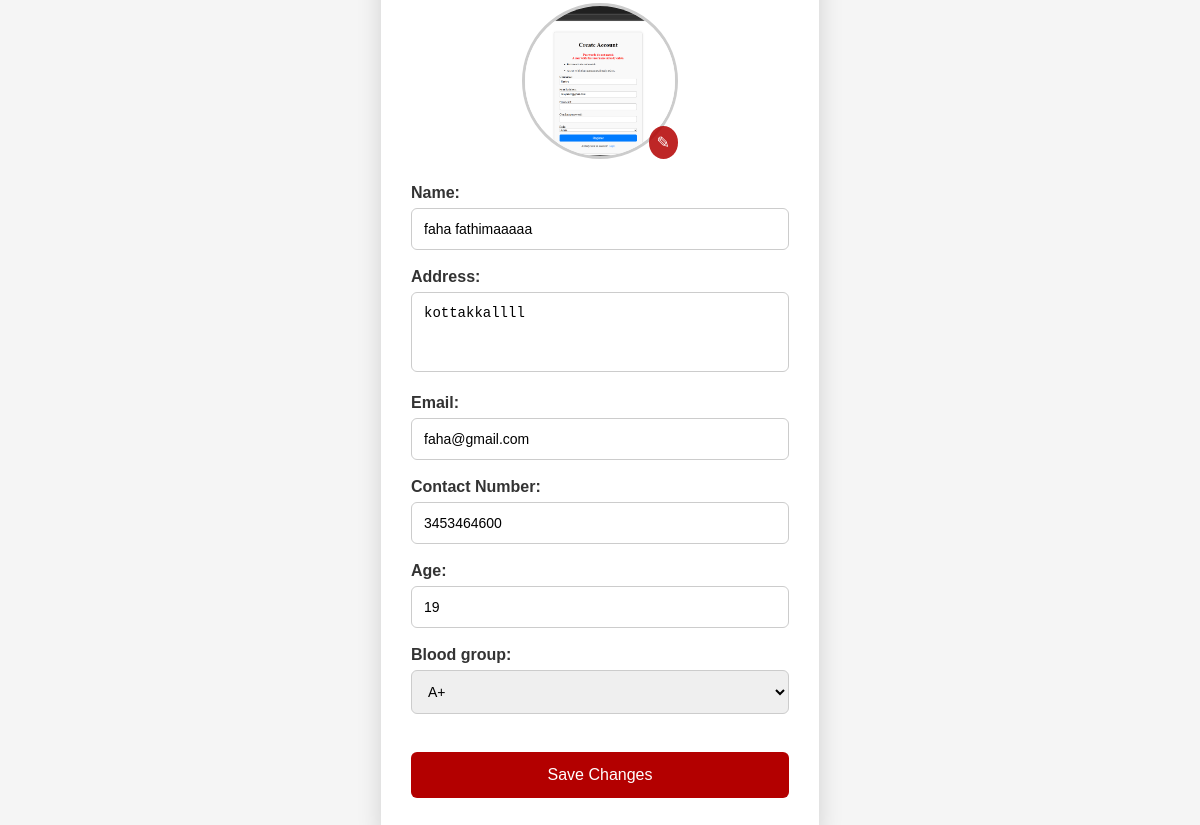
The page /donor/donor_details_edit/ (signed in) on the database as committed earlier.
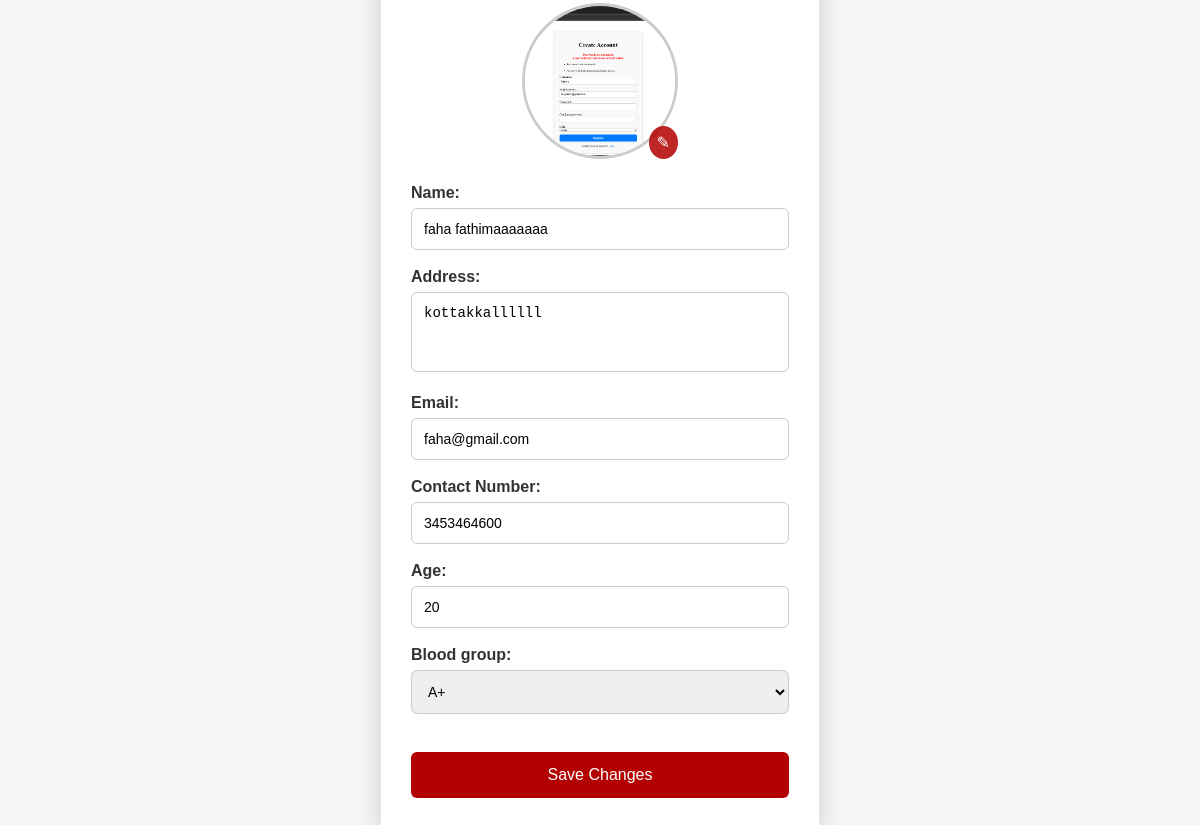
The same page on the database as committed later.
### blood_bank_app/models.py (models this page shows, shortened)
class DonorDetails(models.Model):
    user = models.OneToOneField(User, on_delete=models.CASCADE, null=True, blank=True)
    name = models.CharField(max_length=100)
    email = models.EmailField(unique=True, null=True, blank=True)
    phone_number = models.CharField(max_length=15, validators=[donor_recipient_phone_validator])
    address = models.TextField()
    age = models.PositiveIntegerField(null=True, blank=True)
    blood_group = models.CharField(max_length=5)
    photo = models.ImageField(upload_to='donor_photos/')
    is_eligible = models.BooleanField(default=False)

### blood_bank_app/views.py (the view)
# urls.py: path('donor/donor_details_edit/', views.donor_details_edit, name='donor_details_edit'),
@login_required
def donor_details_edit(request):
    donor = get_object_or_404(DonorDetails, user=request.user)
    if request.method == 'POST':
        form = DonorDetailsForm(request.POST, request.FILES, instance=donor)
        if form.is_valid():
            form.save()
            if request.headers.get('x-requested-with') == 'XMLHttpRequest':
                return JsonResponse({'success': True})
    else:
        form = DonorDetailsForm(instance=donor)
    return render(request, 'donor/donor_details_edit.html', {'form': form, 'donor': donor})

### blood_bank_app/forms.py
class DonorDetailsForm(forms.ModelForm):
    BLOOD_GROUP_CHOICES = [
        ('A+', 'A+'), ('A-', 'A-'),
        ('B+', 'B+'), ('B-', 'B-'),
        ('AB+', 'AB+'), ('AB-', 'AB-'),
        ('O+', 'O+'), ('O-', 'O-'),
    ]
    blood_group = forms.ChoiceField(
        choices=BLOOD_GROUP_CHOICES,
        widget=forms.Select(attrs={'class': 'form-control'})
    )
    class Meta:
        model = DonorDetails
        fields = ['name', 'address', 'email', 'phone_number', 'age', 'blood_group', 'photo']
        widgets = {
            'age': forms.NumberInput(attrs={'min': 18, 'max': 65, 'placeholder': 'Enter your age'}),
            'address': forms.Textarea(attrs={'rows': 3}),
            'email': forms.EmailInput(attrs={'placeholder': 'Enter your email address'}),
        }
        labels = {
            'phone_number': 'Contact Number'
        }

### blood_bank_app/templates/donor/donor_details_edit.html (shortened to what this page needs)
{% extends 'master.html' %}
{% load static %}
{% block content %}
<div class="center-wrapper">
    <div class="edit-box">
        <div class="photo-wrapper">
            <div class="photo-inner">
                {% if donor.photo %}
                    <img id="profileImage" src="{{ donor.photo.url }}" alt="{{ donor.name }} Photo">
                {% else %}
                    <img id="profileImage" src="{% static 'default_profile.png' %}" alt="Profile Photo">
                {% endif %}
                <label class="edit-photo-icon" for="id_photo">&#9998;</label>
            </div>
        </div>
        <form method="POST" enctype="multipart/form-data">
            {% for field in form %}
                {% if field.name != 'photo' %}
                    <div class="form-field">
                        {{ field.label_tag }}
                        {{ field }}
                    </div>
                {% endif %}
            {% endfor %}
            <button type="submit">Save Changes</button>
        </form>
    </div>
</div>
{% endblock %}

Rows that differ between the two databases and show on the page:
changed DonorDetails "faha@gmail.com": name "faha fathimaaaaa" → "faha fathimaaaaaaa"; address "kottakkallll" → "kottakkallllll"; age "19" → "20"
